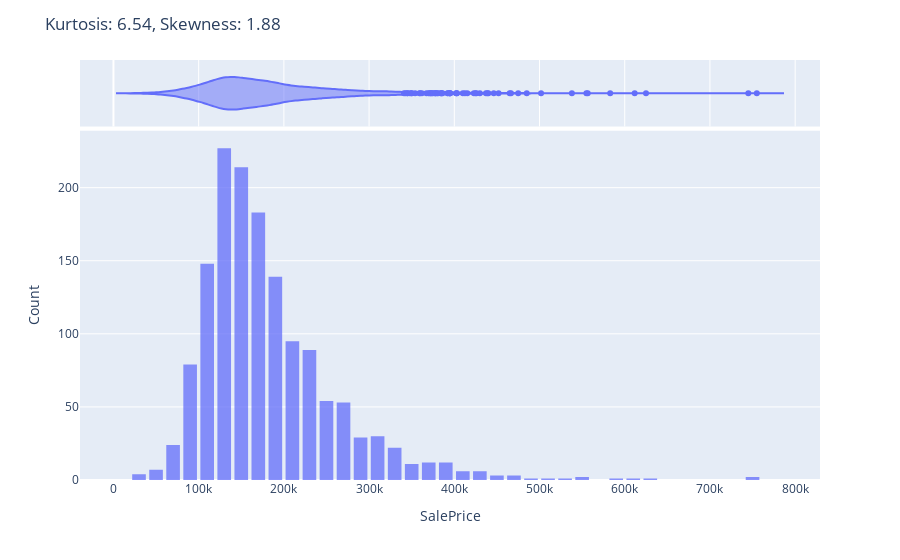

This figure's notebook cell:
### Code cell
import plotly.express as px

# Calcul de la kurtosis et de la skewness
kurtosis=train['SalePrice'].kurtosis()
skewness=train['SalePrice'].skew()
# Création de l'histogramme avec plotly.express
fig = px.histogram(train,x='SalePrice',nbins=50,marginal='violin',opacity=0.75)
fig.update_layout(
    title=f'Kurtosis: {kurtosis:.2f}, Skewness: {skewness:.2f}',
    xaxis_title='SalePrice',
    yaxis_title='Count',
    bargap=0.2
)
fig.show()

### Figure 1 — Plotly figure (JSON) as saved in the notebook; plotly's stock layout.template omitted (floating-point values rounded to 4 significant figures; data arrays with more than 128 entries replaced by an {"elided": "..."} marker saying what was removed)
{"data": [{"alignmentgroup": "True", "bingroup": "x", "hovertemplate": "SalePrice=%{x}<br>count=%{y}<extra></extra>", "legendgroup": "", "marker": {"color": "#636efa", "opacity": 0.75, "pattern": {"shape": ""}}, "name": "", "nbinsx": 50, "offsetgroup": "", "orientation": "v", "showlegend": false, "type": "histogram", "x": {"elided": "1460 int values"}, "xaxis": "x", "yaxis": "y"}, {"alignmentgroup": "True", "hovertemplate": "SalePrice=%{x}<extra></extra>", "legendgroup": "", "marker": {"color": "#636efa"}, "name": "", "offsetgroup": "", "scalegroup": "x", "showlegend": false, "type": "violin", "x": {"elided": "1460 int values"}, "xaxis": "x2", "yaxis": "y2"}], "layout": {"autosize": true, "bargap": 0.2, "barmode": "relative", "legend": {"tracegroupgap": 0}, "margin": {"t": 60}, "title": {"text": "Kurtosis: 6.54, Skewness: 1.88"}, "xaxis": {"anchor": "y", "autorange": true, "domain": [0, 1], "range": [-39250.0, 829200.0], "title": {"text": "SalePrice"}, "type": "linear"}, "xaxis2": {"anchor": "y2", "autorange": true, "domain": [0, 1], "matches": "x", "range": [-39250.0, 829200.0], "showgrid": true, "showticklabels": false, "type": "linear"}, "yaxis": {"anchor": "x", "autorange": true, "domain": [0, 0.8316], "range": [0, 238.9], "title": {"text": "Count"}}, "yaxis2": {"anchor": "x2", "autorange": true, "domain": [0.8416, 1], "matches": "y2", "range": [-0.5, 0.5], "showgrid": false, "showline": false, "showticklabels": false, "ticks": "", "type": "category"}}}
